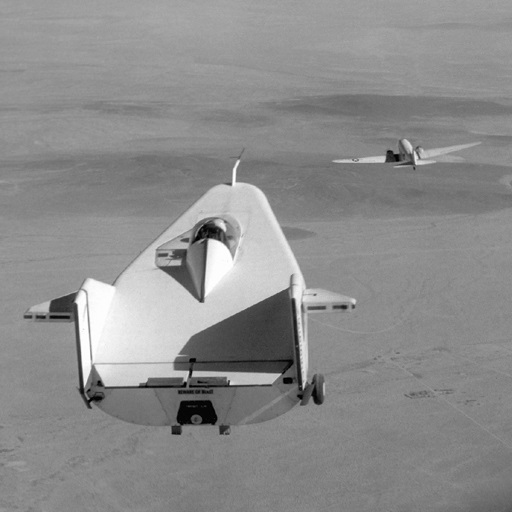
%> input picture GenerateRawImageSet/liftingbody.png, 512 x 512 px
$ octave main.m   (GNU Octave 9; MATLAB toolbox functions it lacks are replaced by stand-ins)
%> lines starting %> are read from the running program, lines starting %| are printed output that depends on the picture
### GenerateRawImageSet/getInputImg.m
function InputImg = getInputImg(AmpImgPath, PhaseImgPath, InputImgSize, TargetSize)
%> called with AmpImgPath = 'liftingbody.png', PhaseImgPath = 'lighthouse.png', InputImgSize = 350, TargetSize = 400
% this function generates complex field image of object, as ground-truth.
% we use the image from 'AmpImgPath' as input amplitude and the image from
% 'PhaseImgPath' as input phase.
% the complex field image is then padded with zero values and enlarged from
% 'InputImgSize' to 'TargetSize'.

AmpImg   = im2double(imread(AmpImgPath));
%> AmpImg: size 512x512x3 double; min 0, max 1, mean 0.55
AmpImg   = mat2gray((AmpImg(:,:,2)))+0.1;
%> AmpImg: size 512x512 double
AmpImg   = imresize(AmpImg, [InputImgSize InputImgSize],'nearest');
%> AmpImg: size 350x350 double
AmpImg   = AmpImg./max(AmpImg(:));

PhaseImg = im2double(imread(PhaseImgPath));
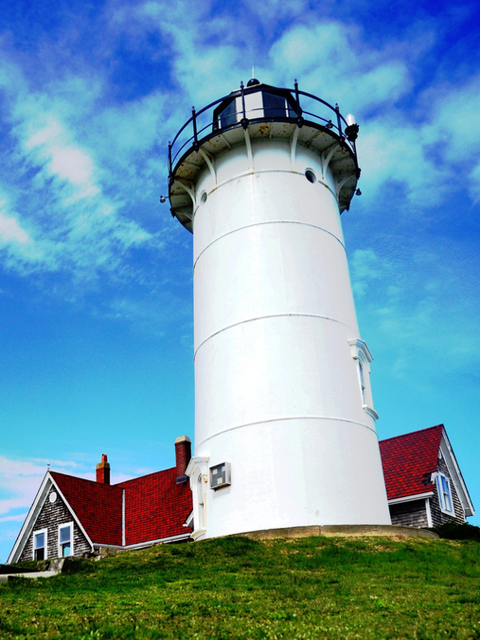
%> input picture GenerateRawImageSet/lighthouse.png, 480 x 640 px
PhaseImg = mat2gray(PhaseImg(:,:,2))+0.1;
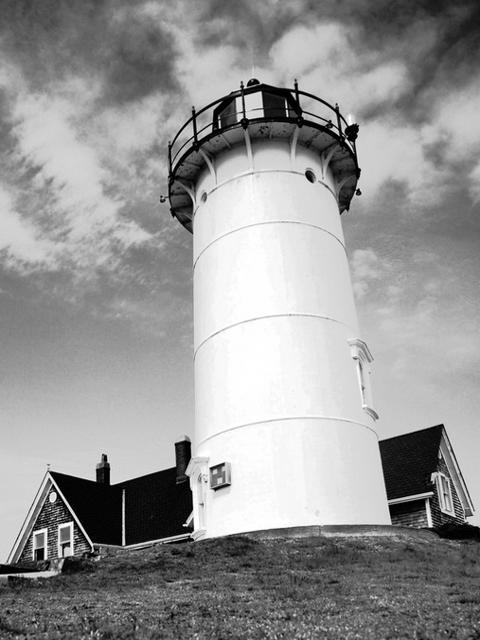
%> PhaseImg: size 640x480 double; min 0.1, max 1.1, mean 0.689; drawn with min black and max white
PhaseImg = imresize(PhaseImg,[InputImgSize InputImgSize],'nearest');
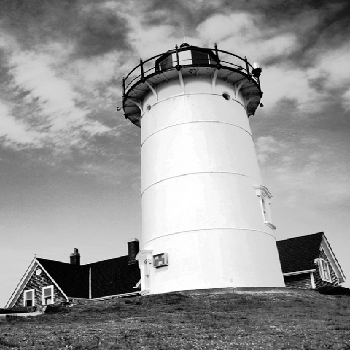
%> PhaseImg: size 350x350 double; min 0.1, max 1.1, mean 0.689; drawn with min black and max white
PhaseImg = PhaseImg./max(PhaseImg(:))*pi/2;

InputImg = AmpImg .* exp(1i*PhaseImg);
% pad zeros in borders of complex image
InputImg = padarray(InputImg, [round((TargetSize-InputImgSize)/2) round((TargetSize-InputImgSize)/2)], 0);
end

### GenerateIlluminationPattern/LEDposition.m
function [xlocation,ylocation]=LEDposition(arraysize)
%> called with arraysize = 1
% this function defines the LED positions.
xorynode      = zeros(1,1000); % satisfy the 32*32 LED matrix
xorynode(1,1) = 1;
dif           = 1;
dif_judge     = 1;
for i=2:1000
    xorynode(1,i) = xorynode(1,i-1)+dif;
    if (dif_judge<2);
        dif_judge = dif_judge+1;
    else dif=dif+1;
        dif_judge = 1;
    end
end
% lighting the lED
xlocation      = zeros(1,arraysize.^2);
ylocation      = zeros(1,arraysize.^2);
xlocation(1,1) = 0;
ylocation(1,1) = 0;
xy_order       = 2;
for i=2:arraysize^2
    if(i<=xorynode(1,xy_order))
    else
        xy_order = xy_order+1;
    end
    if ((rem(xy_order,2))==0)
        xlocation(1,i) = xlocation(1,i-1)+((-1).^(rem(xy_order/2,2)+1));
        ylocation(1,i) = ylocation(1,i-1);
    elseif ((rem(xy_order,2))==1)
        xlocation(1,i) = xlocation(1,i-1);
        ylocation(1,i) = ylocation(1,i-1)+((-1).^(rem((xy_order-1)/2,2)+1));
    end
end
end

### getRoundMatrixMask.m
function [ Mask ] = getRoundMatrixMask( MaskSetting )
% this function generates mask with periodic round aperture.
% note that, in this demo, we only use this function to generate a pinhole
% mask (single-round mask) between the LED matrix and sample.
MaskRoundRadius   = MaskSetting.MaskRoundRadius    ;
MaskRoundInterval = MaskSetting.MaskRoundInterval  ;
nMaskRoundPerRow  = MaskSetting.nMaskRoundPerRow   ;
MaskSize          = MaskSetting.MaskSize;
Mask              = double(getSingleRoundMask(MaskSize, MaskRoundRadius, MaskRoundInterval, nMaskRoundPerRow));
end

function Mask = getSingleRoundMask(MaskSize, MaskRoundRadius, MaskRoundInterval, nMaskRoundPerRow)
% this function generates single-round mask
[xi,yi] = LEDposition(nMaskRoundPerRow);
if (mod(nMaskRoundPerRow,2)==0)
    xi = xi-0.5;
    yi = yi-0.5;
end
xcenter    = xi.*MaskRoundInterval+round(MaskSize./2);
ycenter    = yi.*MaskRoundInterval+round(MaskSize./2);
[phi,sita] = meshgrid(1:MaskSize,1:MaskSize);
for i=1:nMaskRoundPerRow^2
    masksingle(:,:,i) = double(((sita-(ycenter(i)))/MaskRoundRadius).^2+((phi-(xcenter(i)))/MaskRoundRadius).^2<=1);
end
Mask = im2bw(sum(masksingle,3),0.5);
end

### GenerateIlluminationPattern/getMultiAngleIllum.m
function [IllumPaSet,kxSet,kySet] = getMultiAngleIllum(InputImg, LEDBoard, PixelSize, D_LED2Sample)
% this function calculates the illumination patterns of angle lights.
nLEDPerRow   = LEDBoard.nLEDPerRow;
LED_Interval = LEDBoard.LED_Interval;        % distance between each lighting LED
nPattern     = nLEDPerRow^2;                 % total illumination pattern number
xint         = LEDBoard.xint;                % X shift of LED matrix
yint         = LEDBoard.yint;                % Y shift of LED matrix
sita         = LEDBoard.rotation;            % rotation of LED matrix
WaveLength   = LEDBoard.WaveLength;
k0           = 2*pi/WaveLength;              % wave number
[mRow, nCol] = size(InputImg);
x            = -nCol/2*PixelSize:PixelSize:(nCol/2-1)*PixelSize;
y            = -mRow/2*PixelSize:PixelSize:(mRow/2-1)*PixelSize;
[xm, ym]     = meshgrid(x,y);
IllumPaSet   = zeros(mRow, nCol, nPattern);
IllumMax     = 0;

[ LEDPositionX, LEDPositionY ] = getLEDSpiralPathPosition( nLEDPerRow ); % generates LED Positions
[kxSet,kySet,~] = gkxkywithxy3(LEDPositionX, LEDPositionY, D_LED2Sample, LED_Interval, xint, yint ,1 ,0, sita); % calculate angles of incident lights

for iImg=1:nPattern
    kxill                = kxSet(iImg);
    kyill                = kySet(iImg);
    IllumPaSet(:,:,iImg) = exp(1j*kxill*k0*xm).*exp(1j*kyill*k0*ym);
    abs_thisIllum        = abs(IllumPaSet(:,:,iImg));
    IllumMax             = max(IllumMax,max(abs_thisIllum(:)));
end
IllumPaSet   = IllumPaSet./IllumMax;
end

### main.m
%% %%%%%%%%%%%%%%%%%%%%%%%%%%%%%%%%%%%%%%%%%%%%%%%%%%%%%
%% Lensless imaging reconstruction code using Wirtinger gradient descent optimization
%%
%% Title                : Noise-robust lensless imaging based on Wirtinger gradient descent optimization
%% Authors              : You Zhou (zhouyou@nju.edu.cn), Xia Hua, Zibang Zhang and Xuemei Hu, Jingang Zhong, Guoan Zheng, Xun Cao
%% Authors' Affiliation : Nanjing University
%% %%%%%%%%%%%%%%%%%%%%%%%%%%%%%%%%%%%%%%%%%%%%%%%%%%%%%
clear; clc; close all;
%%%%%%%%%%%%%%%%%%%%%%%%%%%%%%%%%%%%%%%%%%%%%%%%%%%
%% Parameters setting
D_LED2Mask            = 300e-3;                 % distance from LED matirx to pinhole mask (unit: m)
D_Mask2Sample         = 5.0e-3;                 % distance from pinhole mask to sample (unit: m)
D_Sample2CCD          = 0.5e-3;                 % distance from sample to image sensor (unit: m)
UpSampleRatio         = 1.0;                    % upsample ratio
PixelSize             = 1.67e-6/UpSampleRatio;  % effective pixel size of imaging system (unit: m)
PropMethod            = 'Angular Spectrum';     % propagation method
% ideal LED
LEDBoard.WaveLength   = 530e-9;                 % wavelength (green) of LED light (unit: m)
LEDBoard.nLEDPerRow   = 5;                      % number of lighting LEDs in X/Y directions
LEDBoard.step         = 1;                      % interval numbers of neibourhooding lighting LEDs in LED matirx
LEDBoard.LED_Interval = 4e-3*LEDBoard.step;     % interval distance of neibourhooding lighting LEDs (unit: m)
LEDBoard.xint         = 0;                      % X shift of center of LED matirx (unit: m)
LEDBoard.yint         = 0;                      % Y shift of center of LED matirx (unit: m)
LEDBoard.rotation     = 0;                      % rotation of LED matirx (unit: m)
% mismatched LED
LEDBoardm             = LEDBoard;
LEDBoardm.xint        = 1.5e-4;                 % (unit: m)
LEDBoardm.yint        = -1.5e-4;                % (unit: m)
LEDBoardm.rotation    = 0.008;                  % (unit: rad)
%%%%%%%%%%%%%%%%%%%%%%%%%%%%%%%%%%%%%%%%%%%%%%%%%%%
%% Input object image
InputImgSize          = round(350*UpSampleRatio);                                          % size of input image (assumed to be square)
TargetSize            = round(400*UpSampleRatio);                                          % image size after padding
AmpImgPath            = 'liftingbody.png';                                                 % amplitude image
PhaseImgPath          = 'lighthouse.png';                                                  % phase image
InputImg              = getInputImg(AmpImgPath, PhaseImgPath, InputImgSize, TargetSize);   % generate input object image
%%%%%%%%%%%%%%%%%%%%%%%%%%%%%%%%%%%%%%%%%%%%%%%%%%%
%% Pinhole mask setting
MaskSetting.MaskSize          = TargetSize;                         % whole size of mask
MaskSetting.nMaskRoundPerRow  = 1;                                  % 1, pinhole mask; n>1, parallel round mask
MaskSetting.MaskRoundRadius   = round(150e-6/PixelSize);            % radius of pinhole
MaskSetting.MaskRoundInterval = round(0/PixelSize);                 % for pinhole mask, this parameter has no use
Mask                          = getRoundMatrixMask(MaskSetting);    % generate pinhole mask
% image show
figure;
subplot(221);imshow(abs(InputImg),[]);   xlabel('Input amplitude image');
%> after `imshow(abs(InputImg),[])`:
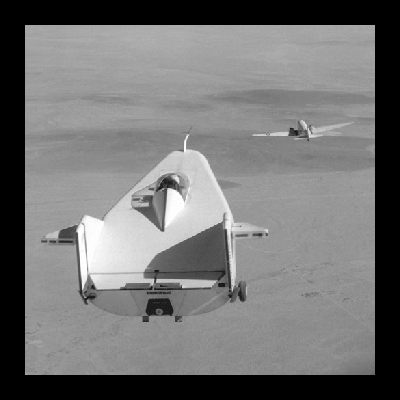
%> displayed picture: size 400x400, on the screen's scale of 0 to 255; min 0, max 255, mean 115.4
subplot(222);imshow(angle(InputImg),[]); xlabel('Input phase image');
%> after `imshow(angle(InputImg),[])`:
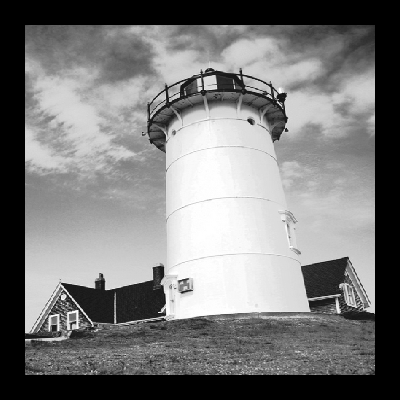
%> displayed picture: size 400x400, on the screen's scale of 0 to 255; min 0, max 255, mean 122.2
subplot(223);imshow(Mask,[]);            xlabel('Input pinhole mask');
%> after `xlabel('Input pinhole mask')`:
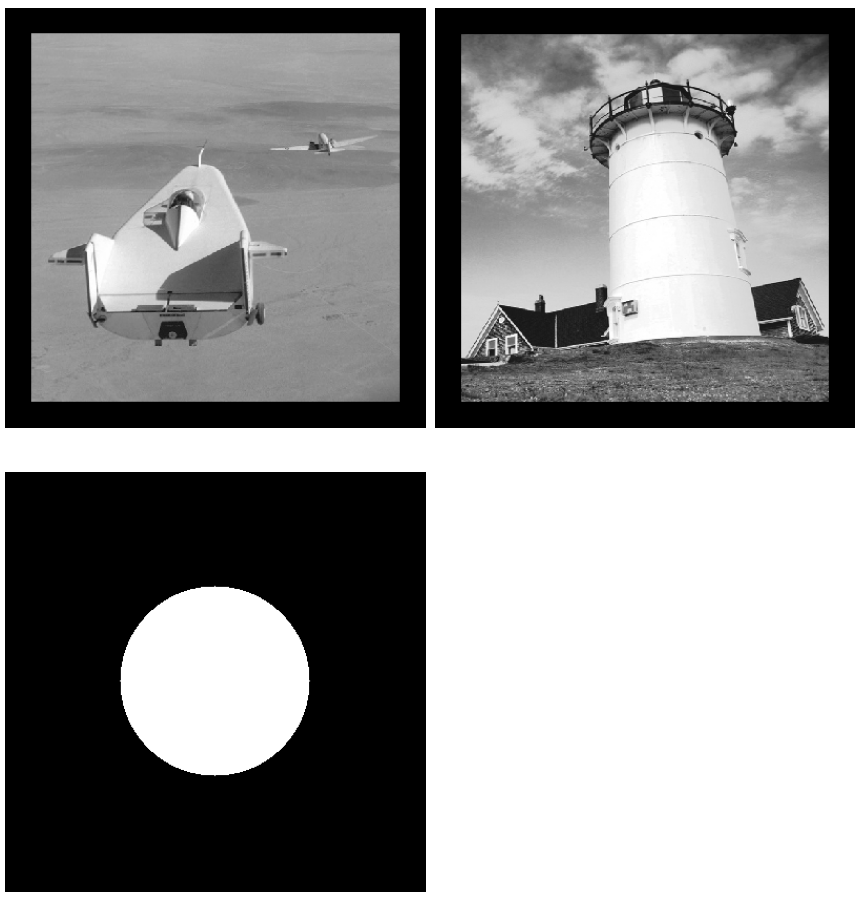
%> figure redrawn from the program's plot data, 3 panels
drawnow;
%%%%%%%%%%%%%%%%%%%%%%%%%%%%%%%%%%%%%%%%%%%%%%%%%%%
%% Raw image set
% generate illumination
disp('Generate Raw Image Set ...');
[IllumSet]    = getMultiAngleIllum(InputImg, LEDBoard,  PixelSize, D_LED2Mask);                                                    % ideal illumination
%> the run ends on the next line
